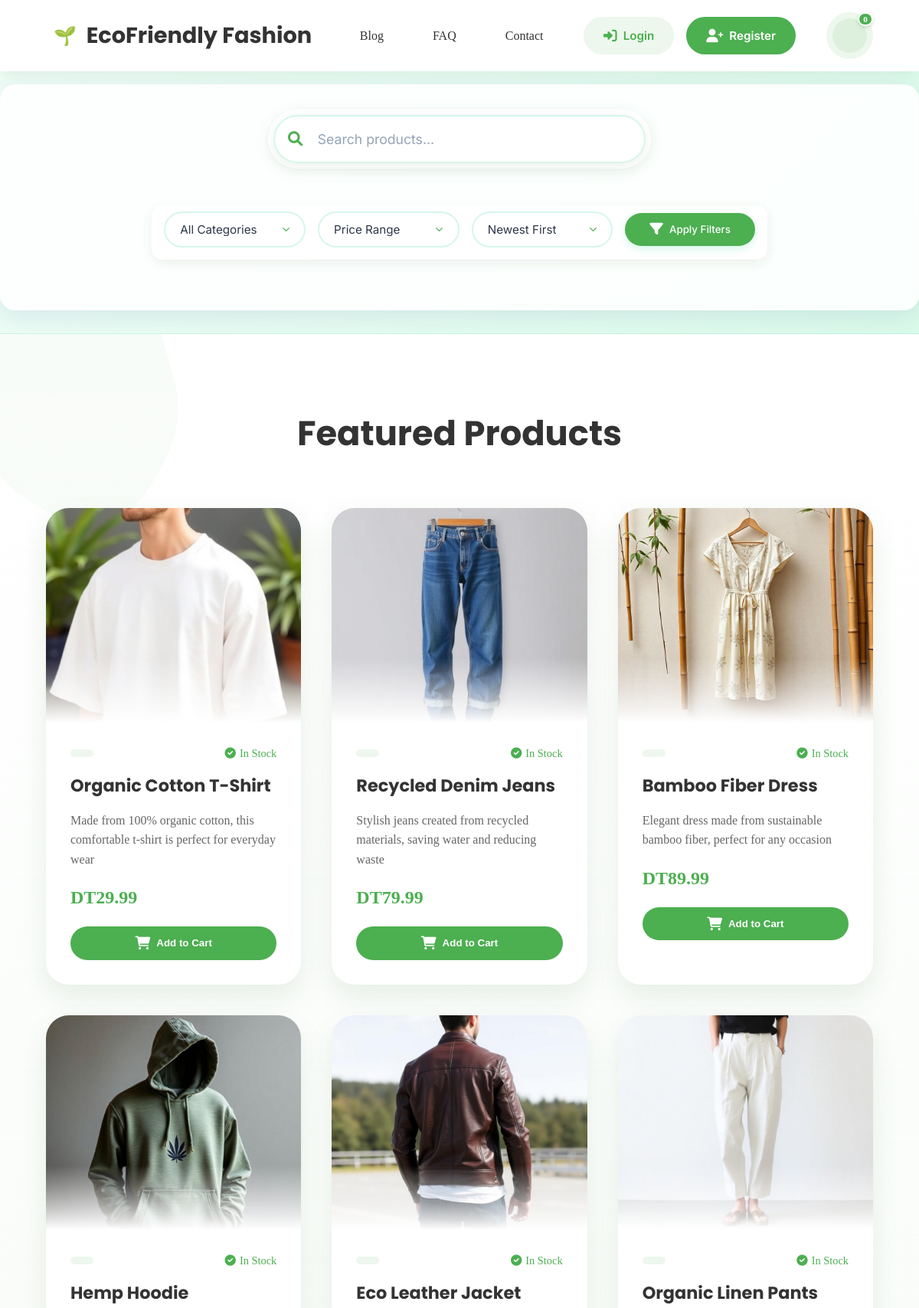
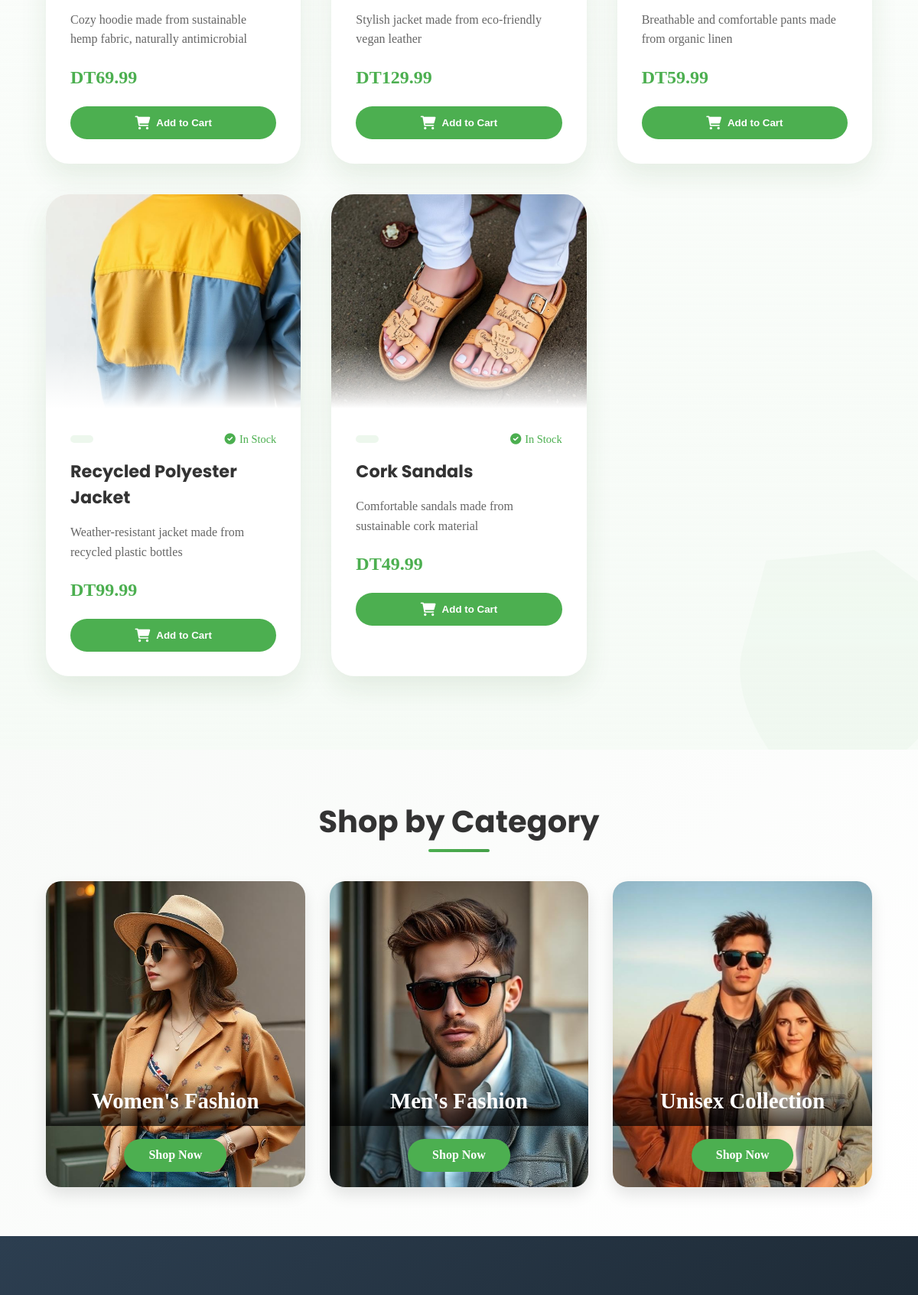
The page / (upper part) on the database its author committed (2 pictures, top to bottom).
### tables this page shows
CREATE TABLE IF NOT EXISTS products (
    id INT PRIMARY KEY AUTO_INCREMENT,
    name VARCHAR(100) NOT NULL,
    description TEXT,
    price DECIMAL(10, 2) NOT NULL,
    stock INT NOT NULL DEFAULT 0,
    image_url VARCHAR(255),
    category_id INT,
    created_at TIMESTAMP DEFAULT CURRENT_TIMESTAMP,
    updated_at TIMESTAMP DEFAULT CURRENT_TIMESTAMP ON UPDATE CURRENT_TIMESTAMP,
    FOREIGN KEY (category_id) REFERENCES categories(id) ON DELETE SET NULL
);

### index.php (the view, shortened to what this page needs)
<?php
$is_logged_in = isset($_SESSION['user_id']);
$user_name = $is_logged_in ? $_SESSION['user_name'] : '';
?>
<!DOCTYPE html>
<html lang="en">
<head>
    <link rel="stylesheet" href="css/style.css">
    <link rel="stylesheet" href="https://cdnjs.cloudflare.com/ajax/libs/font-awesome/6.0.0/css/all.min.css">
</head>
<body>
    <header>
        <nav class="navbar">
            <div class="logo">
                <h1><a href="index.php">EcoFriendly Fashion</a></h1>
            </div>
            <div class="nav-center">
                <a href="blog.php" class="nav-link">Blog</a>
                <a href="pages/faq.php" class="nav-link">FAQ</a>
                <a href="pages/contact.php" class="nav-link">Contact</a>
            </div>
            <div class="nav-right">
                <?php if ($is_logged_in): ?>
                    <div class="user-menu">
                        <button class="user-menu-btn">
                            <i class="fas fa-user"></i>
                            <span><?php echo htmlspecialchars($user_name); ?></span>
                            <i class="fas fa-chevron-down"></i>
                        </button>
                        <div class="user-dropdown">
                            <a href="logout.php" class="logout-btn" onclick="return confirm('Are you sure you want to logout?');"><i class="fas fa-sign-out-alt"></i> Logout</a>
                        </div>
                    </div>
                <?php else: ?>
                    <div class="auth-buttons">
                        <a href="login.php" class="btn btn-login"><i class="fas fa-sign-in-alt"></i> Login</a>
                        <a href="register.php" class="btn btn-register"><i class="fas fa-user-plus"></i> Register</a>
                    </div>
                <?php endif; ?>
                <div class="cart-icon">
                    <a href="#" class="cart-trigger">
                        <span class="cart-count">0</span>
                    </a>
                </div>
            </div>
        </nav>
    </header>
    <div class="search-filter-wrapper">
        <div class="search-filter-section">
            <div class="search-filter-container">
                <div class="search-bar">
                    <i class="fas fa-search search-icon"></i>
                        <input type="text" id="searchInput" placeholder="Search products...">
                    </div>
                <div class="filter-options">
                    <select id="categoryFilter" class="filter-select">
                            <option value="">All Categories</option>
                        </select>
                    <select id="priceFilter" class="filter-select">
                            <option value="">Price Range</option>
                        </select>
                    <select id="sortFilter" class="filter-select">
                            <option value="newest">Newest First</option>
                        </select>
                    <button id="applyFilters" class="apply-filters-btn">
                        <i class="fas fa-filter"></i> Apply Filters
                        </button>
                    </div>
                </div>
        </div>
    </div>
    <main>
        <section class="featured-products">
            <h2>Featured Products</h2>
            <div class="product-grid">
                <?php
                require_once 'config/db_connect.php';
                $sql = "SELECT * FROM products";
                $result = $conn->query($sql);
                if ($result->num_rows > 0) {
                    while($product = $result->fetch_assoc()) {
                        ?>
                        <div class="product-card" onclick="window.location.href='product-details.php?id=${product.id}'">
                            <a href="product.php?id=<?php echo $product['id']; ?>" class="product-link">
                                <div class="product-image">
                                    <img src="<?php echo htmlspecialchars($product['image_url']); ?>"
                                         alt="<?php echo htmlspecialchars($product['name']); ?>">
                                </div>
                            </a>
                            <div class="product-info">
                                <div class="product-meta">
                                    <span class="product-category"><?php echo htmlspecialchars($product['category']); ?></span>
                                    <span class="product-status">
                                        <i class="fas fa-check-circle"></i> In Stock
                                    </span>
                                </div>
                                <h3 class="product-title"><?php echo htmlspecialchars($product['name']); ?></h3>
                                <p class="product-description">
                                    <?php
                                    $description = htmlspecialchars($product['description']);
                                    echo strlen($description) > 100 ? substr($description, 0, 100) . '...' : $description;
                                    ?>
                                </p>
                                <div class="product-price">DT<?php echo number_format($product['price'], 2); ?></div>
                                <button class="add-to-cart-btn" data-product-id="<?php echo $product['id']; ?>"
                                    data-name="<?php echo htmlspecialchars($product['name']); ?>"
                                    data-price="<?php echo number_format($product['price'], 2); ?>"
                                    data-image="<?php echo htmlspecialchars($product['image_url']); ?>"
                                    onclick="event.stopPropagation()">
                                    <i class="fas fa-shopping-cart"></i> Add to Cart
                                </button>
                            </div>
                        </div>
                        <?php
                    }
                } else {
                    echo "<p>No products found</p>";
                }
                ?>
            </div>
        </section>
        <section class="categories">
            <h2>Shop by Category</h2>
            <div class="category-grid">
                <div class="category-card">
                    <img src="images/categories/women.jpg" alt="Women's Fashion">
                    <h3>Women's Fashion</h3>
                    <a href="category.php?cat=women" class="category-link">Shop Now</a>
                </div>
                <div class="category-card">
                    <img src="images/categories/men.jpeg" alt="Men's Fashion">
                    <h3>Men's Fashion</h3>
                    <a href="category.php?cat=men" class="category-link">Shop Now</a>
                </div>
                <div class="category-card">
                    <img src="images/categories/unisex.jpeg" alt="Unisex Fashion">
                    <h3>Unisex Collection</h3>
                    <a href="category.php?cat=unisex" class="category-link">Shop Now</a>
                </div>
            </div>
        </section>
    </main>
    <footer>
        <div class="footer-content">
            <div class="footer-section">
            </div>
            <div class="footer-section">
            </div>
            <div class="footer-section">
                </div>
            </div>
    </footer>
</body>
</html>

### index.php (style rules this page uses)
.add-to-cart-btn { background: var(--primary-color); color: white; border: none; padding: 0.8rem 1.5rem; border-radius: 25px; cursor: pointer; transition: all 0.3s ease; display: flex; align-items: center; gap: 0.5rem; width: 100%; justify-content: center; margin-top: 1rem; position: relative; overflow: hidden; }
.search-filter-wrapper { padding: 30px 0; background: linear-gradient(135deg, rgba(236, 253, 245, 0.8), rgba(209, 250, 229, 0.8)); margin-top: 80px; border-bottom: 1px solid rgba(52, 211, 153, 0.2); backdrop-filter: blur(10px); }
.search-filter-container { display: flex; flex-direction: column; gap: 1.5rem; background: rgba(255, 255, 255, 0.9); padding: 2rem; border-radius: 20px; box-shadow: 0 8px 32px rgba(31, 38, 135, 0.1); border: 1px solid rgba(255, 255, 255, 0.4); backdrop-filter: blur(8px); }
.search-bar { position: relative; width: 100%; transition: all 0.3s ease; }
.search-bar input { width: 100%; padding: 1.2rem 1.2rem 1.2rem 3.5rem; border: 2px solid rgba(52, 211, 153, 0.2); border-radius: 50px; font-size: 1.1rem; background: rgba(255, 255, 255, 0.9); transition: all 0.3s ease; color: #2d3748; }
.search-bar input::placeholder { color: #94a3b8; transition: all 0.3s ease; }
.search-icon { position: absolute; left: 1.5rem; top: 50%; transform: translateY(-50%); color: var(--primary-color); font-size: 1.2rem; transition: all 0.3s ease; }
.filter-options { display: flex; gap: 1rem; flex-wrap: wrap; padding-top: 0.5rem; }
.filter-select { flex: 1; min-width: 180px; padding: 0.8rem 2.5rem 0.8rem 1.2rem; border: 2px solid rgba(52, 211, 153, 0.2); border-radius: 25px; background: rgba(255, 255, 255, 0.9); font-size: 0.95rem; color: #2d3748; cursor: pointer; transition: all 0.3s ease; appearance: none; background-repeat: no-repeat; background-position: right 1rem center; background-size: 1em; }
.apply-filters-btn { padding: 0.8rem 2rem; background: var(--primary-color); color: white; border: none; border-radius: 25px; cursor: pointer; display: flex; align-items: center; gap: 0.5rem; font-weight: 500; transition: all 0.3s ease; box-shadow: 0 4px 12px rgba(52, 211, 153, 0.2); }
.apply-filters-btn i { font-size: 1.1rem; transition: transform 0.3s ease; }
.footer-section { flex: 1; min-width: 250px; padding: 1.5rem; }

### rows shown on the page
products: image_url (picture), name "Organic Cotton T-Shirt", description "Made from 100% organic cotton, this comfortable t-shirt is perfect for everyday wear", price "29.99"
products: image_url (picture), name "Recycled Denim Jeans", description "Stylish jeans created from recycled materials, saving water and reducing waste", price "79.99"
products: image_url (picture), name "Bamboo Fiber Dress", description "Elegant dress made from sustainable bamboo fiber, perfect for any occasion", price "89.99"
products: image_url (picture), name "Hemp Hoodie", description "Cozy hoodie made from sustainable hemp fabric, naturally antimicrobial", price "69.99"
products: image_url (picture), name "Eco Leather Jacket", description "Stylish jacket made from eco-friendly vegan leather", price "129.99"
products: image_url (picture), name "Organic Linen Pants", description "Breathable and comfortable pants made from organic linen", price "59.99"
products: image_url (picture), name "Recycled Polyester Jacket", description "Weather-resistant jacket made from recycled plastic bottles", price "99.99"
products: image_url (picture), name "Cork Sandals", description "Comfortable sandals made from sustainable cork material", price "49.99"
